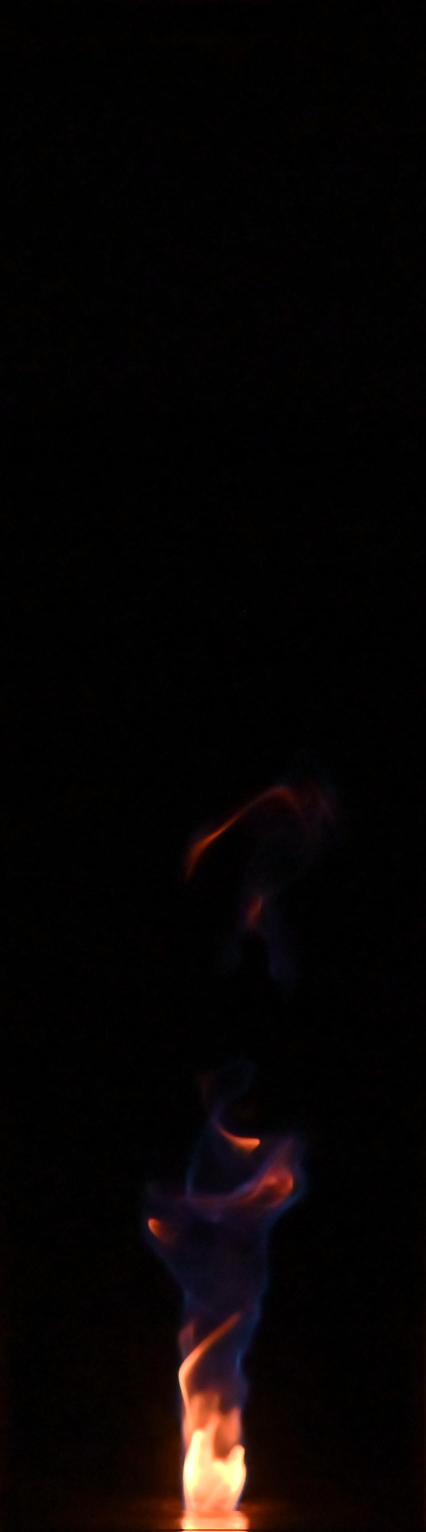
#> input picture codes/Image processing/thin_blue_tail.jpg, 852 x 3064 px, found by its file name (shown at 1/2 size)
$ python 'flame length compute.py'
#> lines starting #> are read from the running program, lines starting #| are printed output that depends on the picture; after the words box and inside, x2 and y2 are one past the last pixel; in counts of white or black regions, pixels touching at a corner belong together
import cv2
import matplotlib.pyplot as plt
import numpy as np

def find_fire_height(binary_image_path, image_height_mm=500):
    # 加载已经处理过的二值化图像
    # binary_image = cv2.imread(binary_image_path, cv2.IMREAD_GRAYSCALE)
    binary_image = binary_image_path

    if binary_image is None:
        raise ValueError("Error: Binary image not found.")

    # 寻找火焰最顶部的像素
    top_row = find_top_row(binary_image)

    if top_row is not None:
        # 计算火焰的实际高度
        pixel_to_mm_ratio = image_height_mm / binary_image.shape[0]
        flame_height_px = binary_image.shape[0] - top_row
        flame_height_mm = flame_height_px * pixel_to_mm_ratio

        # 标记火焰的长度并保存标记后的图像
        marked_image = mark_fire_height(binary_image.copy(), top_row)
        marked_image_path = 'mage-marker-01-11.jpg'
        plt.imshow(marked_image)
        plt.title("标记后的图片")
        plt.axis('on')
        plt.show()
        # cv2.imwrite(marked_image_path, marked_image)

    else:
        print("Unable to find the flame in the image.")
        flame_height_mm = None
        marked_image_path = None

    return flame_height_mm, marked_image_path

def find_top_row(binary_image):
    non_zero_rows = np.where(binary_image.max(axis=1) > 0)[0]
    if non_zero_rows.any():
        return non_zero_rows[0]
    else:
        return None

def mark_fire_height(image, top_row):
    cv2.line(image, (0, top_row), (image.shape[1], top_row), (255, 0, 0), 5)
    return image

# 指定使用的字体，例如 SimHei 是一个包含中文字符的字体
plt.rcParams['font.sans-serif'] = ['SimHei']
# [8 lines of commented-out code are left out]
image_path = r"E:\Github-autopy\codes\Image processing\thin_blue_tail.jpg"
# image_path = r"E:\OneDrive\00_To_Do\1.Graduate Paper\Data\Photo-BB\ve3.5-eq0.7-H00-BB-photo-cropped\Img913-cropped.jpg"
# image = cv2.imread(image_path, cv2.IMREAD_COLOR)
image = cv2.imread(image_path, cv2.IMREAD_GRAYSCALE)
origin_image = image
# ------图像预处理

# 预处理A: 锐化图片
# 获取图像的尺寸
height, width = image.shape[:2]
ksize = int(min(height, width) * 0.05)
if ksize % 2 == 0:
    ksize += 1
print(f"Ksize: {ksize}")
#| Ksize: 43
# 定义一个锐化的核
sharpening_kernel = np.array([[-1, -1, -1],
                              [-1, ksize/2, -1],
                              [-1, -1, -1]])
# image = cv2.filter2D(image, -1, sharpening_kernel) #深度为-1，表示输出图像与原图像有相同的深度
sharpened_image = image

print(image.shape)
#| (3064, 852)
image = cv2.medianBlur(image, ksize)
# median_blur_gray = cv2.cvtColor(median_blur, cv2.COLOR_BGR2GRAY)  # 转换为灰度图像

image = cv2.filter2D(image, -1, sharpening_kernel) #深度为-1，表示输出图像与原图像有相同的深度

image = cv2.medianBlur(image, ksize)

# 高斯处理
gaussian_blur = cv2.GaussianBlur(image, (ksize, ksize), 0.5) #sigmaX=0,sigmaY=0，表示从ksize计算, sigma越大，图像越模糊
# gaussian_blur_gray = cv2.cvtColor(gaussian_blur, cv2.COLOR_BGR2GRAY) # 转换为灰度图像
# --一级预处理结束
median_blur = gaussian_blur
# 全局threshold
thg = cv2.threshold(median_blur,50,255, cv2.THRESH_BINARY)[1]
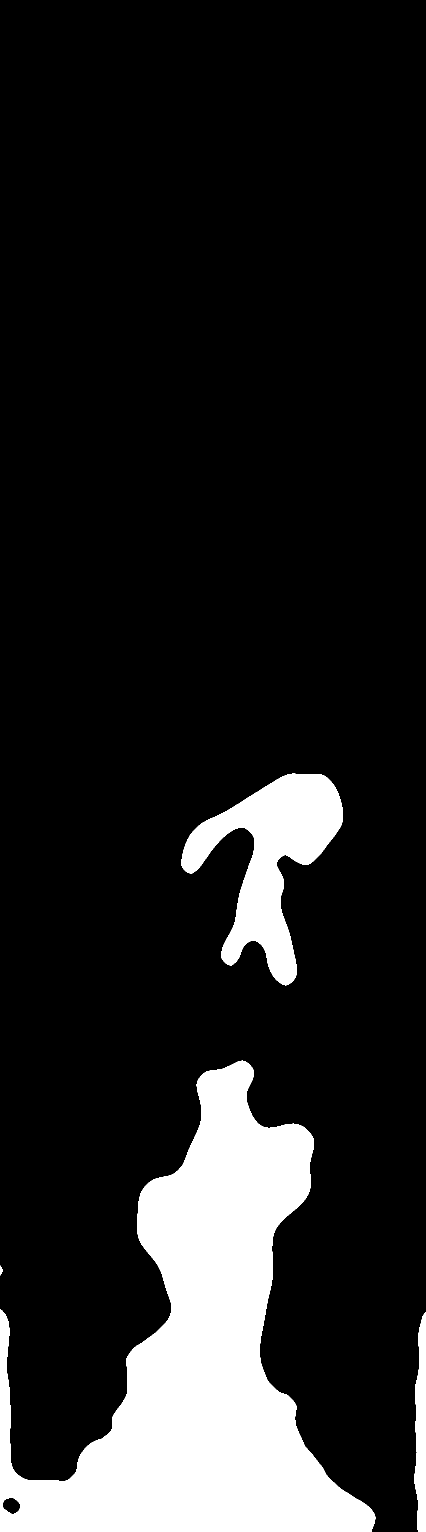
#> thg: shape (3064, 852) (shown at 1/2 size); 14% white; 4 white regions, box (x1, y1, x2, y2) and area: (0, 2121, 751, 3064) 300872, (363, 1547, 686, 1971) 56200, (829, 2624, 852, 3064) 7751, (0, 2531, 5, 2551) 67

# 应用二值化:OTSU算法
_, binary_image = cv2.threshold(image, 0, 255, cv2.THRESH_BINARY + cv2.THRESH_OTSU)
#> binary_image: shape (3064, 852); 7.5% white; 5 white regions, box (x1, y1, x2, y2) and area: (192, 2214, 613, 3064) 183358, (534, 1570, 663, 1661) 6706, (485, 1772, 544, 1864) 4107, (374, 1654, 438, 1723) 2548, (850, 2791, 852, 2843) 78
#
plt.imshow(binary_image, "gray")
plt.title("OTSU算法(中值模糊后+高斯模糊后)")
plt.show()

# 应用二值化:blur-M+Adap-G
th3 = cv2.adaptiveThreshold(median_blur,255,cv2.ADAPTIVE_THRESH_GAUSSIAN_C, cv2.THRESH_BINARY_INV,17,2)
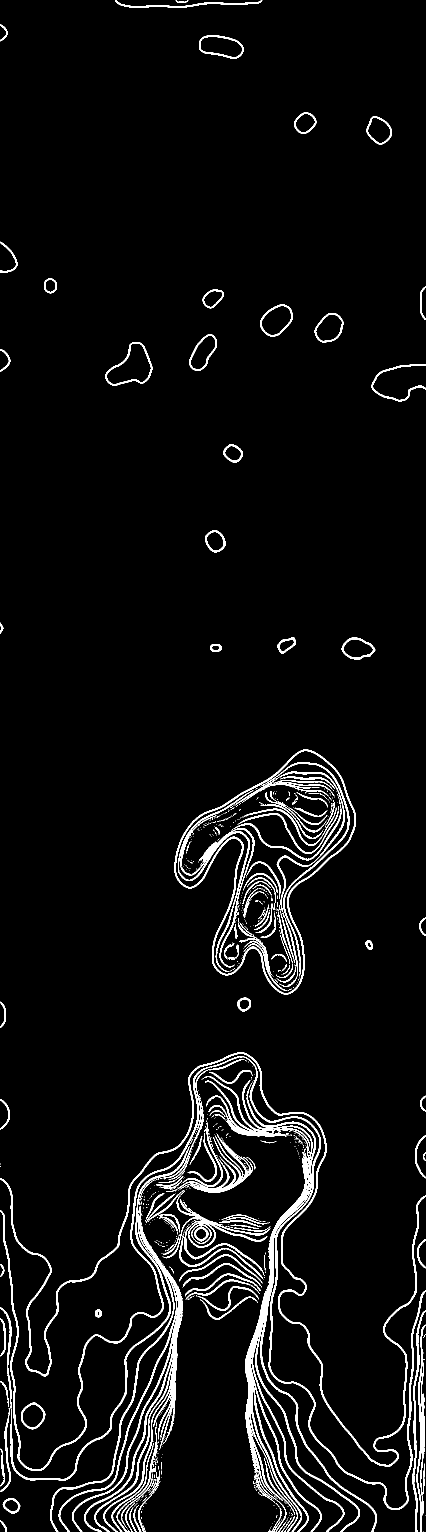
#> th3: shape (3064, 852) (shown at 1/2 size); 4.7% white; 871 white regions (711 under 20 px), largest, box (x1, y1, x2, y2) and area: (0, 2112, 852, 3064) 31587, (20, 2298, 377, 3064) 17474, (0, 2104, 852, 2934) 10665
# plt.imshow(th3, "gray")
# plt.title("自适应: median模糊+高斯自适应")
# plt.show()
# --end


# 应用二值化:blur-M+G+Adap-G
th4 = cv2.adaptiveThreshold(gaussian_blur,255,cv2.ADAPTIVE_THRESH_GAUSSIAN_C,cv2.THRESH_BINARY,7,2)
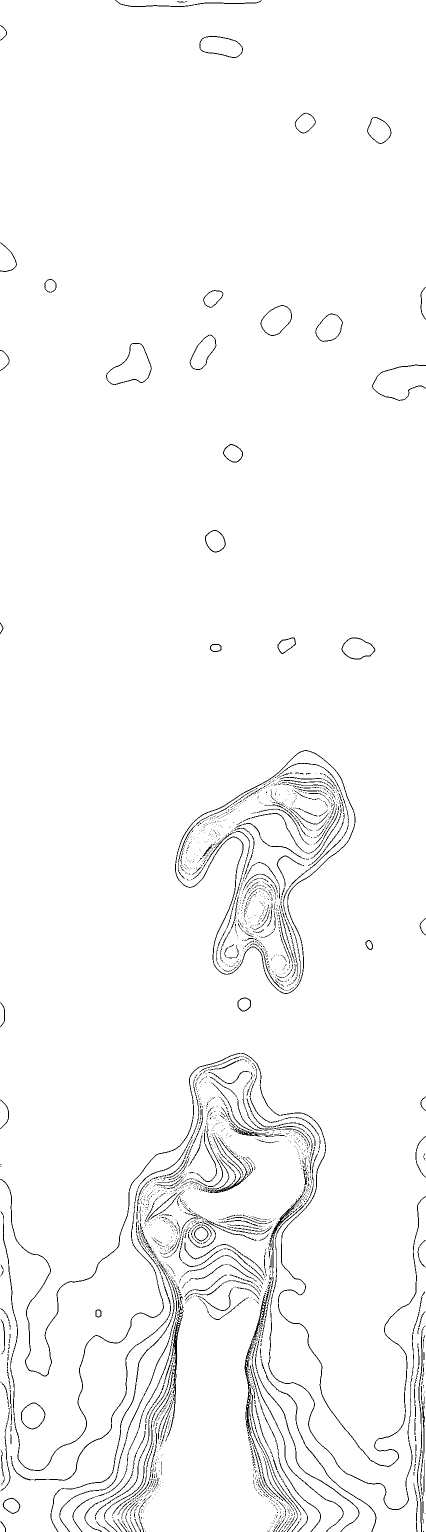
#> th4: shape (3064, 852) (shown at 1/2 size); 97.6% white; black in thin lines or dots
# plt.imshow(th4, "gray")
# plt.title("自适应:median模糊+高斯模糊+高斯自适应")
# plt.show()
# --end

# 应用二值化:blur-M+Adap-M
th5 = cv2.adaptiveThreshold(gaussian_blur,255,cv2.ADAPTIVE_THRESH_MEAN_C,cv2.THRESH_BINARY,7,2)
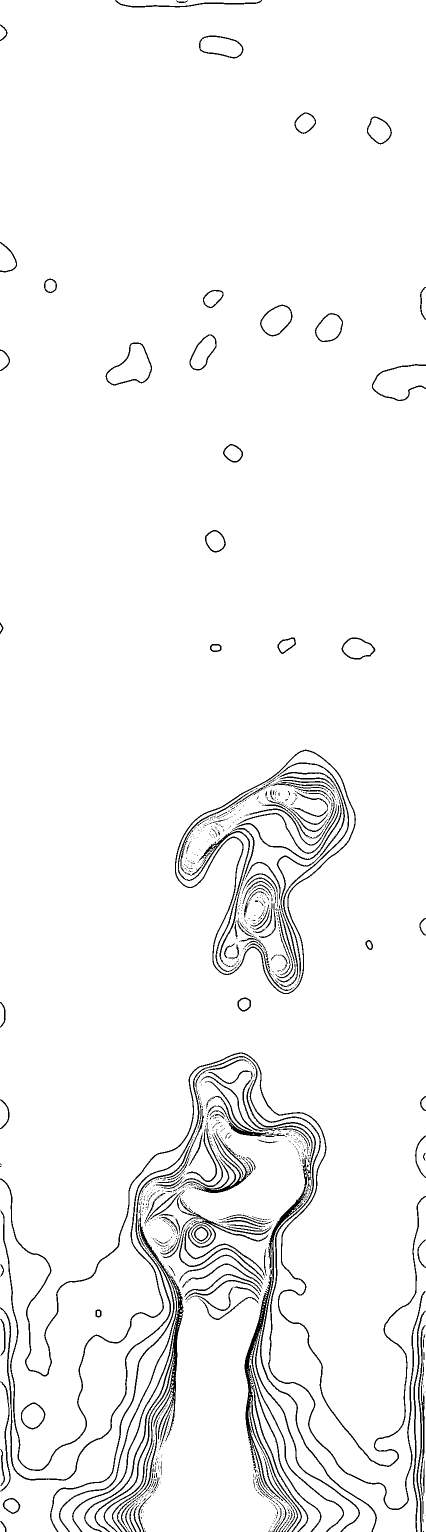
#> th5: shape (3064, 852) (shown at 1/2 size); 96.2% white; black in thin lines or dots
# plt.imshow(th5, "gray")
# plt.title("自适应:median模糊后+均值自适应")
# plt.show()
# --end
# 应用二值化:继th3后-OTSU算法
th6 = cv2.threshold(th3, 0, 255, cv2.THRESH_BINARY + cv2.THRESH_OTSU)[1]
# --end


# 显示图像
titles = ['Origin', 'Sharp', 'blur_M+G', 'thg', 'binary_image:OTSU算法(Blur-M+G)', 'th3:Blur-M+Adap-G', 'th4:Blur-M+G+Adap-G', 'th5:Blur-M+Adap-M', 'th6:继th3后-OTSU算法']
images = [origin_image, sharpened_image, gaussian_blur, thg, binary_image, th3, th4, th5, th6]
# 设置图形大小
plt.figure(figsize=(12, 8))  # 这里的12和8是图形的宽和高，可以根据需要调整
for i in range(8):
    plt.subplot(2,4,i+1),plt.imshow(images[i],'gray')
    plt.title(titles[i])
    plt.axis('on')
    plt.xticks([]),plt.yticks([])

# 将以上所有图的直方图归一化后的都显示出来
plt.figure(figsize=(12, 8))
for i in range(9):
    plt.subplot(2, 5, i + 1), plt.hist(images[i].ravel(), 256)
    plt.title(titles[i])
    plt.axis('on')
    plt.xlim([0, 255])  # 设置x轴范围为0到255
    plt.ylim([0, 50000])  # 设置y轴范围
    plt.xticks([0, 255])  # 设置x轴刻度标签
    plt.yticks([0, 50000])  # 设置y轴刻度标签
plt.show()
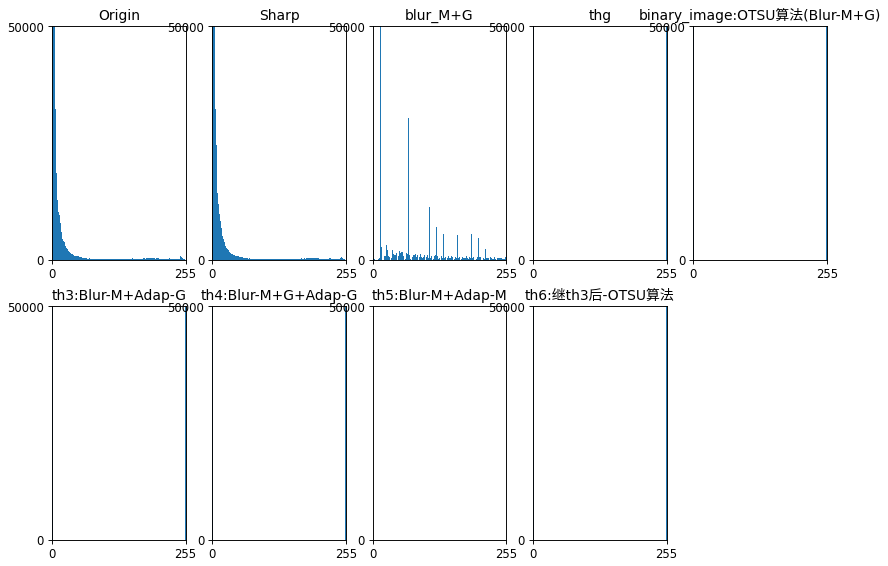
#> figure drawn by matplotlib, 9 panels; panel 1: tallest bar 1199602 high, from x = 0.996 to 1.99; panel 2: tallest bar 1199602 high, from x = 0.996 to 1.99; panel 3: tallest bar 1989953 high, from x = 13.95 to 14.94; panel 4: tallest bar 2245638 high, from x = 0 to 0.996
# [26 lines of commented-out code are left out]

OTSU_after_adaptive = cv2.threshold(th4, 0, 255, cv2.THRESH_BINARY + cv2.THRESH_OTSU)[1]
plt.imshow(th3, cmap='gray')
plt.show()

# 调用函数并传入二值化图像的文件路径
flame_height_mm, marked_image_path = find_fire_height(binary_image)
#> in find_top_row, `non_zero_rows = np.where(binary_image.max(axis=1) > 0)[0]`: non_zero_rows = 1095 values from 1570 to 3063
#> in find_fire_height, `top_row = find_top_row(binary_image)`: top_row = 1570
#> in find_fire_height, `flame_height_px = binary_image.shape[0] - top_row`: flame_height_px = 1494
#> in find_fire_height, `flame_height_mm = flame_height_px * pixel_to_mm_ratio`: flame_height_mm = 243.8
#> in mark_fire_height, `cv2.line(image, (0, top_row), (image.shape[1], top_row), (255, 0, 0), 5)`:
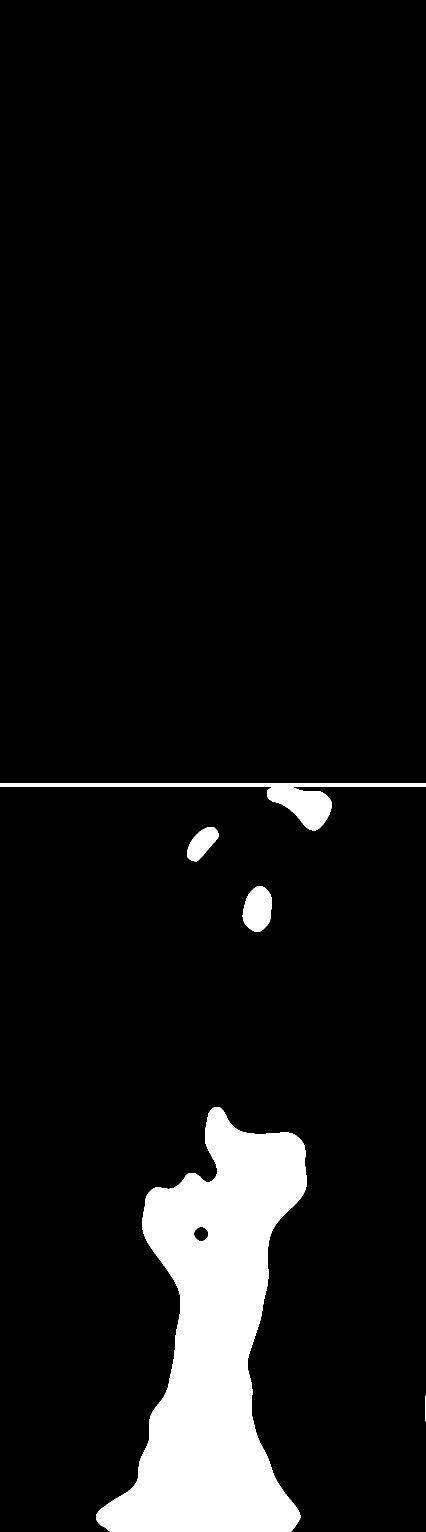
#> image: shape (3064, 852) (shown at 1/2 size); 7.8% white; 5 white regions, box (x1, y1, x2, y2) and area: (192, 2214, 613, 3064) 183358, (0, 1567, 852, 1661) 12561, (485, 1772, 544, 1864) 4107, (374, 1654, 438, 1723) 2548, (850, 2791, 852, 2843) 78
#> flame_height_mm = 243.8; marked_image_path = 'mage-marker-01-11.jpg'
print(f"Fire length in mm: {flame_height_mm}mm, marked_image_path: {marked_image_path}")
#| Fire length in mm: 243.79895561357705mm, marked_image_path: mage-marker-01-11.jpg

# -----------------以下为火焰长度计算-----------------
# 转为numpy格式储存像素信息
# # numpy_array = np.array(binary_image) # OTSU算法
# numpy_array = np.array(binary_image) # 自适应高斯
#
#
# # 寻找火焰最顶部的像素
# # 由于二值化后，火焰应该是白色（255），我们搜索最顶部的白色像素
# non_zero_rows = np.where(numpy_array.max(axis=1) > 0)[0]
#
# if non_zero_rows.any():
#     top_row = non_zero_rows[0]
#
#     # 根据题目要求，原图高度像素为500mm，计算火焰的实际高度
#     image_height_mm = 500
#     image_height_px = numpy_array.shape[0]
#     pixel_to_mm_ratio = image_height_mm / image_height_px
#
#     # 计算火焰长度，火焰长度为最顶部白色像素到底部边界的长度
#     flame_height_px = image_height_px - top_row
#     flame_height_mm = flame_height_px * pixel_to_mm_ratio
#
#     # 输出火焰长度
#     print(f"Fire length in pixels: {flame_height_px}px")
#     print(f"Fire length in mm: {flame_height_mm}mm")
#
#     # 在图片上标记火焰的长度
#     marked_image = cv2.cvtColor(binary_image, cv2.COLOR_GRAY2BGR)
#     cv2.line(marked_image, (0, top_row), (marked_image.shape[1], top_row), (255, 0, 0), 5)
#
#     # 保存标记后的图片
#     marked_image_path = 'Image-marker-01-11.jpg'
#     plt.imshow(marked_image)
#     plt.title("标记后的图片")
#     plt.axis('on')
#     plt.show()
#     # cv2.imwrite(marked_image_path, marked_image)
# else:
#     print("Unable to find the flame in the image.")
#     flame_height_mm = None
#     marked_image_path = None
#
# # 返回火焰高度和标记后的图片路径
# flame_height_mm, marked_image_path
#-----------------以上为火焰长度计算-----------------

$ run again, with codes/Image processing/swirl_flame.jpg copied over codes/Image processing/thin_blue_tail.jpg
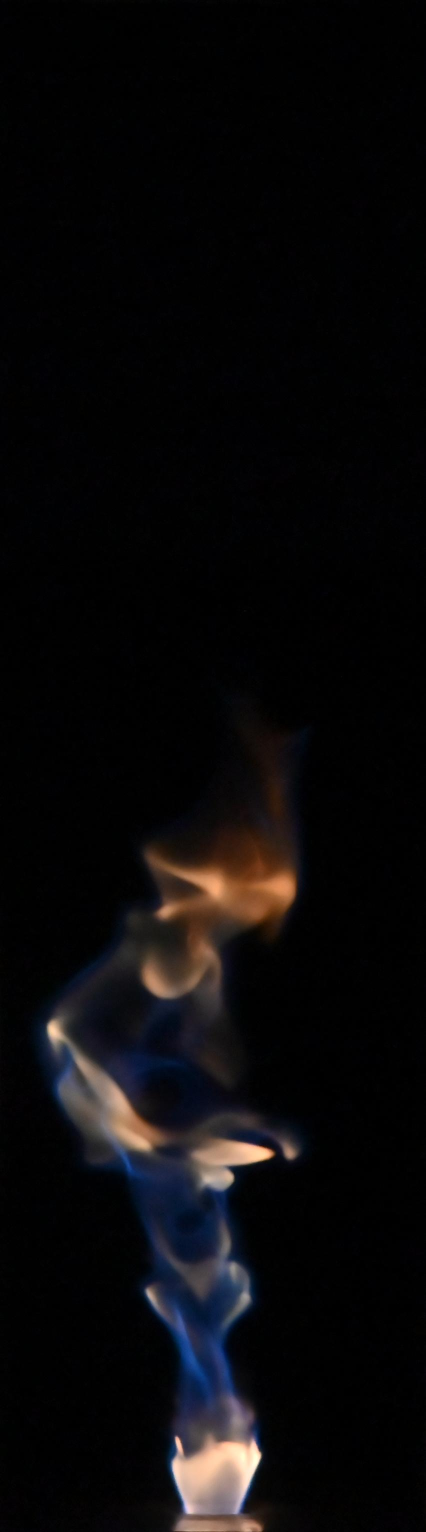
#> input picture codes/Image processing/swirl_flame.jpg, 852 x 3064 px, found by its file name (shown at 1/2 size)
#| Ksize: 43
#| (3064, 852)
#> thg: shape (3064, 852); 18.2% white; 3 white regions, box (x1, y1, x2, y2) and area: (55, 1384, 628, 3064) 473341, (0, 2050, 6, 2181) 610, (849, 3003, 852, 3016) 27
#> binary_image: shape (3064, 852); 15.1% white; 1 white region, box (x1, y1, x2, y2) and area: (69, 1444, 606, 3064) 394136
#> th3: shape (3064, 852); 4.7% white; 1058 white regions (933 under 20 px), largest, box (x1, y1, x2, y2) and area: (47, 1568, 415, 3064) 27989, (291, 1879, 705, 3064) 25961, (0, 1359, 852, 3033) 18148
#> th4: shape (3064, 852); 97.6% white; black in thin lines or dots
#> `th5 = cv2.adaptiveThreshold(gaussian_blur,255,cv2.ADAPTIVE_THRESH_MEAN..`:
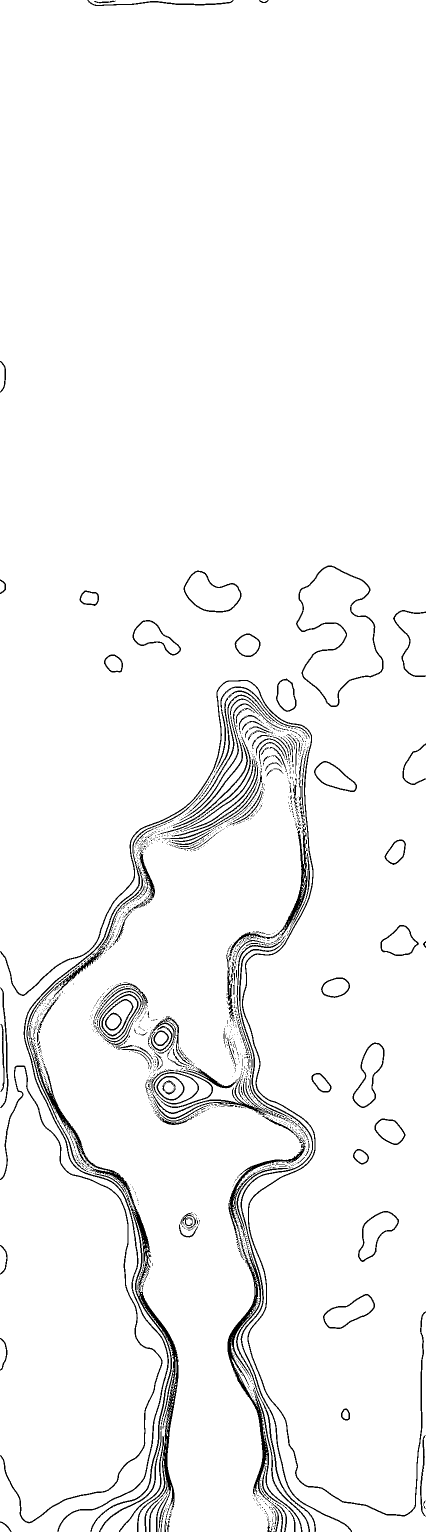
#> th5: shape (3064, 852) (shown at 1/2 size); 96.3% white; black in thin lines or dots
#> non_zero_rows = 1620 values from 1444 to 3063
#> top_row = 1444
#> flame_height_px = 1620
#> in find_fire_height, `flame_height_mm = flame_height_px * pixel_to_mm_ratio`: flame_height_mm = 264.4
#> in mark_fire_height, `cv2.line(image, (0, top_row), (image.shape[1], top_row), (255, 0, 0), 5)`:
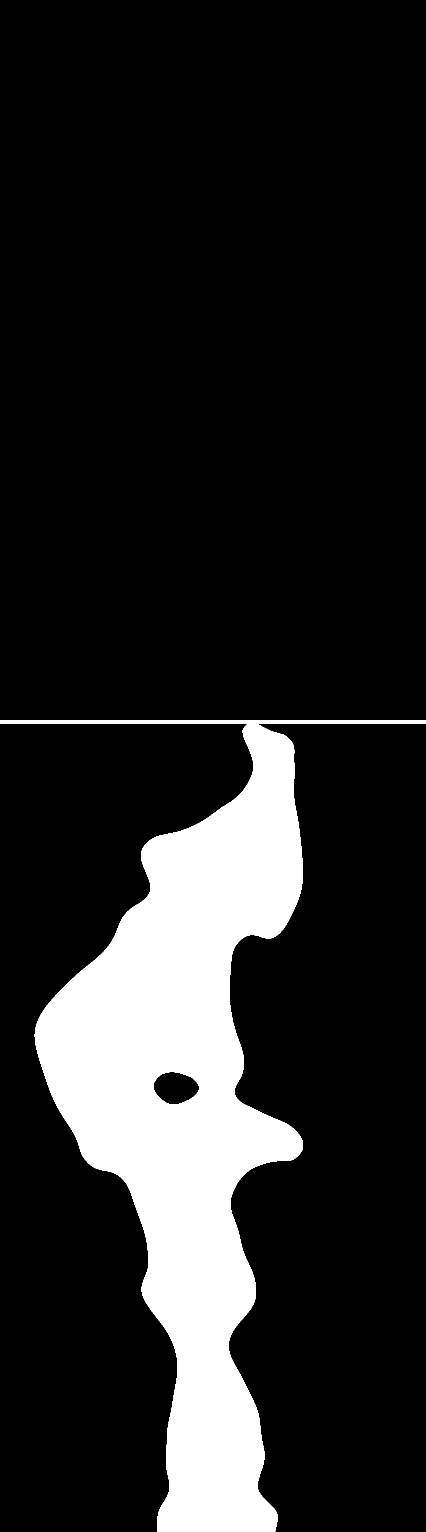
#> image: shape (3064, 852) (shown at 1/2 size); 15.3% white; 1 white region, box (x1, y1, x2, y2) and area: (0, 1441, 852, 3064) 400055
#> `flame_height_mm, marked_image_path = find_fire_height(binary_image)`: marked_image_path = 'mage-marker-01-11.jpg'
#| Fire length in mm: 264.36031331592693mm, marked_image_path: mage-marker-01-11.jpg
